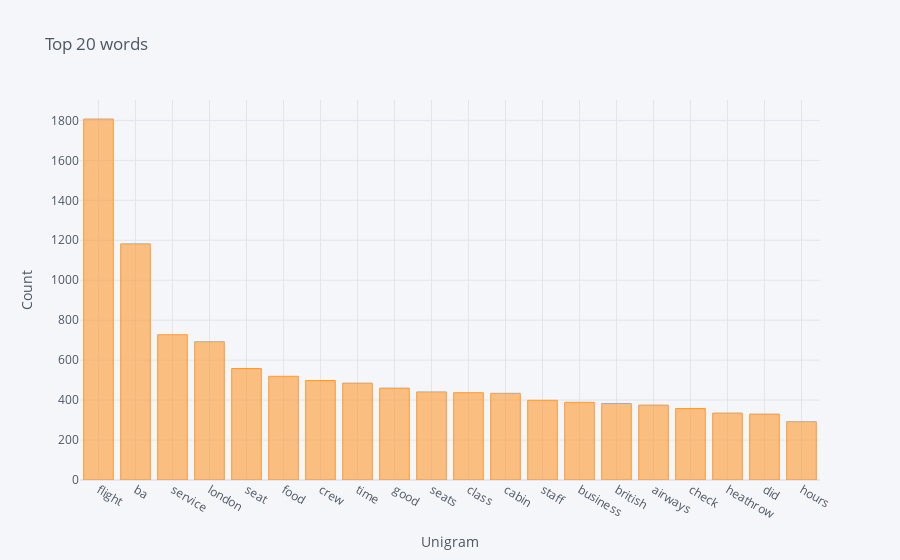

Notebook code for this chart:
### Markdown cell above
these are the top 20 words in the reviews.

### Code cell
df1 = pd.DataFrame(words, columns = ['Unigram' , 'Frequency'])
df1 = df1.set_index('Unigram')
df1.iplot(kind='bar', xTitle='Unigram', yTitle='Count', title='Top 20 words')

### Figure 1 — Plotly figure (JSON) as saved in the notebook; plotly's stock layout.template omitted (floating-point values rounded to 4 significant figures)
{"data": [{"marker": {"color": "rgba(255, 153, 51, 0.6)", "line": {"color": "rgba(255, 153, 51, 1.0)", "width": 1}}, "name": "Frequency", "orientation": "v", "text": "", "x": ["flight", "ba", "service", "london", "seat", "food", "crew", "time", "good", "seats", "class", "cabin", "staff", "business", "british", "airways", "check", "heathrow", "did", "hours"], "y": [1807, 1182, 727, 692, 558, 519, 498, 485, 460, 441, 437, 434, 399, 389, 383, 375, 358, 335, 330, 292], "type": "bar"}], "layout": {"legend": {"bgcolor": "#F5F6F9", "font": {"color": "#4D5663"}}, "paper_bgcolor": "#F5F6F9", "plot_bgcolor": "#F5F6F9", "title": {"font": {"color": "#4D5663"}, "text": "Top 20 words"}, "xaxis": {"gridcolor": "#E1E5ED", "showgrid": true, "tickfont": {"color": "#4D5663"}, "title": {"font": {"color": "#4D5663"}, "text": "Unigram"}, "zerolinecolor": "#E1E5ED", "type": "category", "range": [-0.5, 19.5], "autorange": true}, "yaxis": {"gridcolor": "#E1E5ED", "showgrid": true, "tickfont": {"color": "#4D5663"}, "title": {"font": {"color": "#4D5663"}, "text": "Count"}, "zerolinecolor": "#E1E5ED", "type": "linear", "range": [0, 1902.0], "autorange": true}, "autosize": true}}
